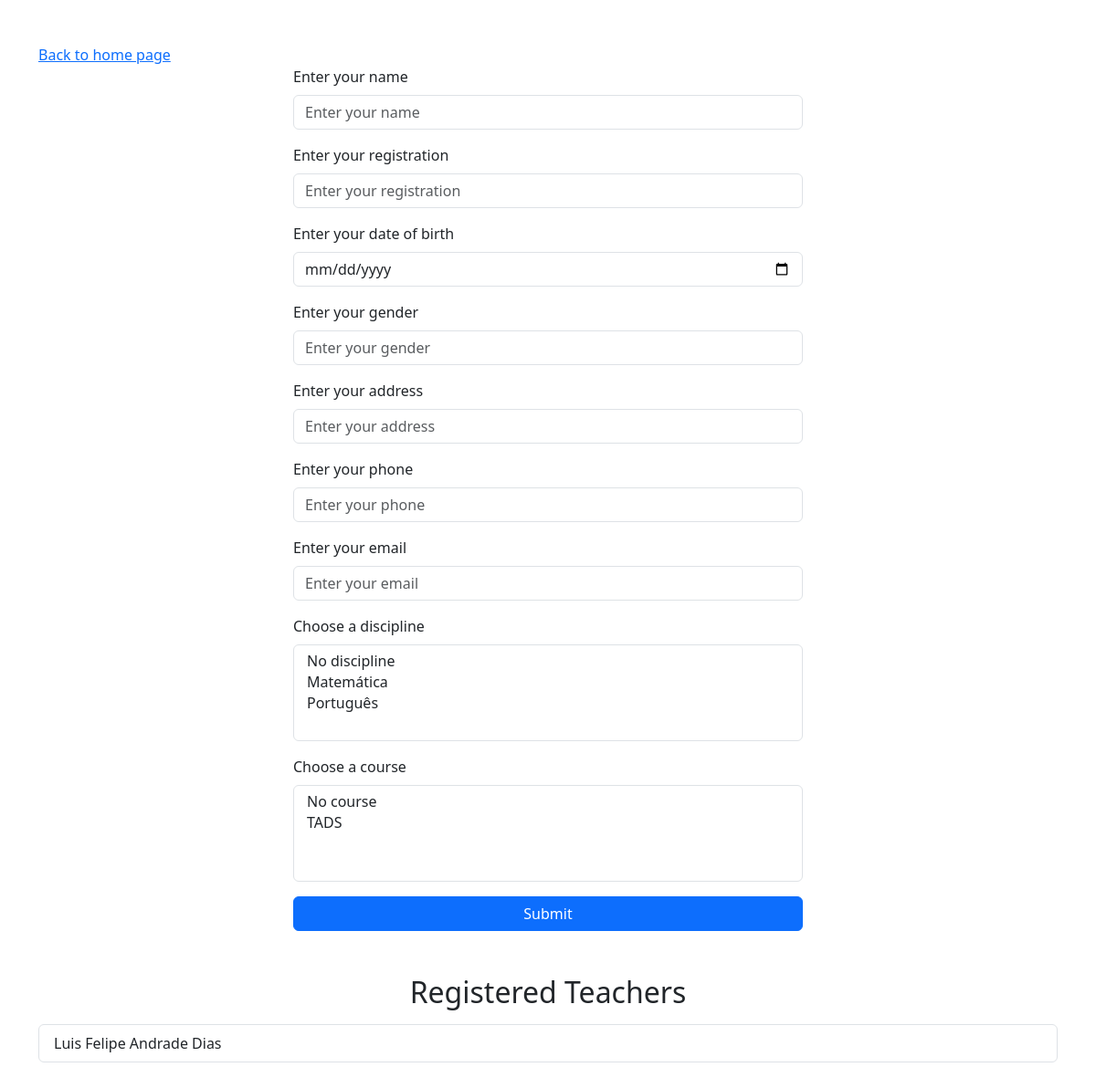
The app's page /teacher, older data.
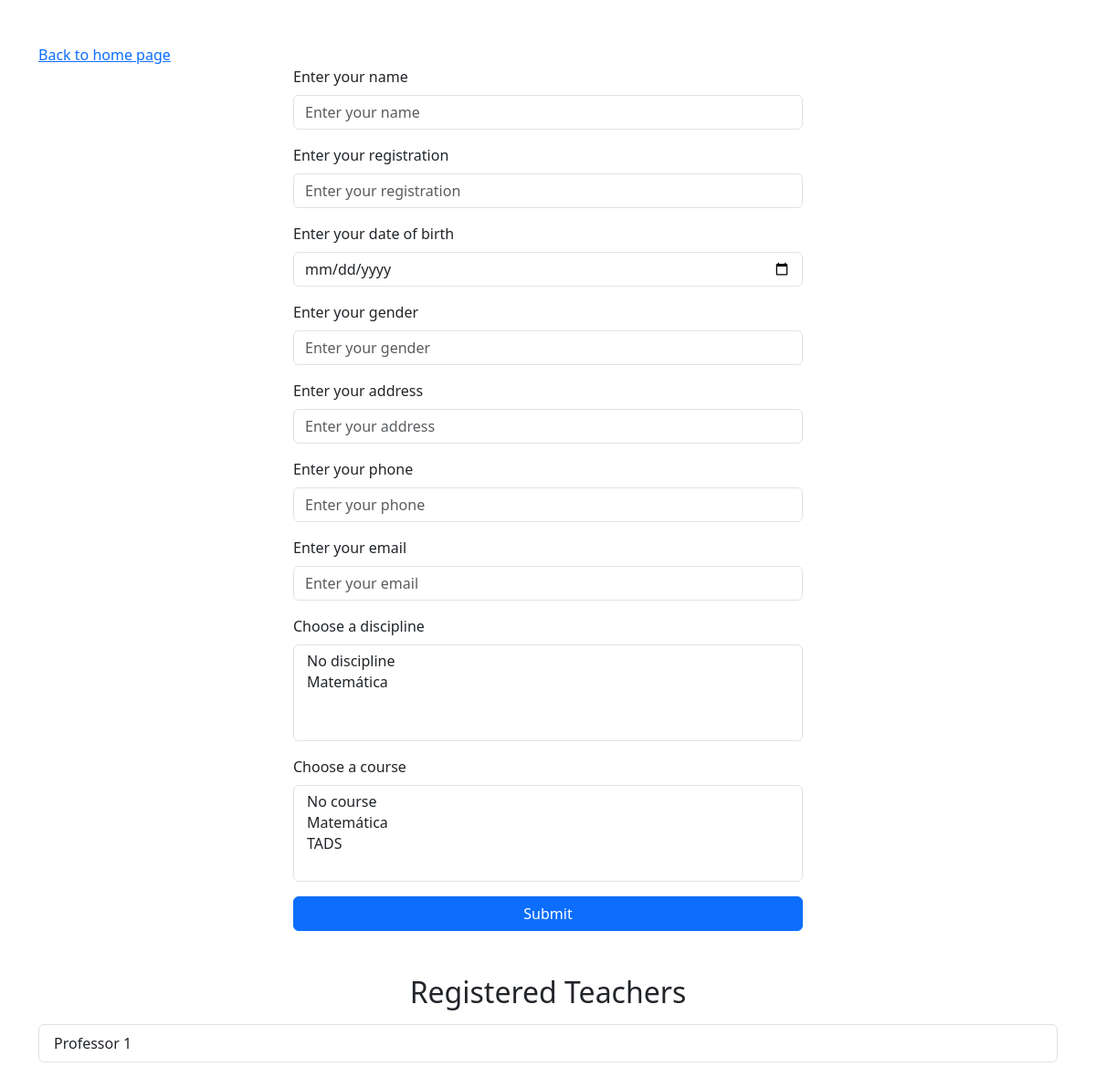
The same page, newer data.
### app/models.py (models this page shows)
class Teacher(db.Model):
  __tablename__ = 'teachers'
  id = db.Column(db.Integer, primary_key=True)
  name = db.Column(db.String(100), nullable=False)
  registration = db.Column(db.String(50), unique=True, nullable=False)
  date_of_birth = db.Column(db.String(20), nullable=False)
  gender = db.Column(db.String(10), nullable=False)
  address = db.Column(db.String(255), nullable=False)
  phone = db.Column(db.String(15), nullable=False)
  email = db.Column(db.String(120), unique=True, nullable=False)
  disciplines = db.relationship('Discipline', secondary='teacher_discipline', back_populates='teachers')
  courses = db.relationship('Course', secondary='teacher_course', back_populates='teachers')

### app/routes.py (the view, shortened to what this page needs)
@main.route('/teacher', methods=['GET', 'POST'])
def teacher():
  form = TeacherForm()
  teachers = Teacher.query.all()
  return render_template('teacher.html', form=form, teachers=teachers)

### app/forms.py
class TeacherForm(FlaskForm):
  name = StringField('Enter your name', validators=[DataRequired()])
  registration = StringField('Enter your registration', validators=[DataRequired()])
  dateOfBirth = DateField('Enter your date of birth', format='%Y-%m-%d', validators=[DataRequired()])
  gender = StringField('Enter your gender', validators=[DataRequired()])
  address = StringField('Enter your address', validators=[DataRequired()])
  phone = StringField('Enter your phone', validators=[DataRequired()])
  email = StringField('Enter your email', validators=[DataRequired()])
  discipline = SelectMultipleField('Choose a discipline', default=None, coerce=int)
  course = SelectMultipleField('Choose a course', default=None, coerce=int)
  submit = SubmitField('Submit')
  def __init__(self, *args, **kwargs):
    super(TeacherForm, self).__init__(*args, **kwargs)
    self.discipline.choices = [(discipline.id, discipline.name) for discipline in Discipline.query.all()]
    self.discipline.choices.insert(0, (0, 'No discipline'))
    self.course.choices = [(course.id, course.name) for course in Course.query.all()]
    self.course.choices.insert(0, (0, 'No course'))

### app/templates/teacher.html (shortened to what this page needs)
<!doctype html>
<html lang="en">
<head>
  <link href="https://cdn.jsdelivr.net/npm/bootstrap@5.3.3/dist/css/bootstrap.min.css" rel="stylesheet"
>
</head>
<body>
  <div class="container my-5">
    <a href="/">Back to home page</a>
    <form class="w-50 m-auto" method="POST" action="">
      <div class="mb-3">
        {{ form.name.label(class="form-label") }}
        {{ form.name(class="form-control", placeholder="Enter your name") }}
      </div>
      <div class="mb-3">
        {{ form.registration.label(class="form-label") }}
        {{ form.registration(class="form-control", placeholder="Enter your registration") }}
      </div>
      <div class="mb-3">
        {{ form.dateOfBirth.label(class="form-label") }}
        {{ form.dateOfBirth(class="form-control", type="date", placeholder="Enter your date of birth") }}
      </div>
      <div class="mb-3">
        {{ form.gender.label(class="form-label") }}
        {{ form.gender(class="form-control", placeholder="Enter your gender") }}
      </div>
      <div class="mb-3">
        {{ form.address.label(class="form-label") }}
        {{ form.address(class="form-control", placeholder="Enter your address") }}
      </div>
      <div class="mb-3">
        {{ form.phone.label(class="form-label") }}
        {{ form.phone(class="form-control", placeholder="Enter your phone") }}
      </div>
      <div class="mb-3">
        {{ form.email.label(class="form-label") }}
        {{ form.email(class="form-control", placeholder="Enter your email") }}
      </div>
      <div class="mb-3">
        {{ form.discipline.label(class="form-label") }}
        {{ form.discipline(class="form-select") }}
      </div>
      <div class="mb-3">
        {{ form.course.label(class="form-label") }}
        {{ form.course(class="form-select") }}
      </div>
      <div class="d-grid">
        {{ form.submit(class="btn btn-primary") }}
      </div>
    </form>
    <h2 class="mt-5 mb-3 text-center">Registered Teachers</h2>
    <ul class="list-group">
      {% for teacher in teachers %}
      <li class="list-group-item">{{ teacher.name }}</li>
      {% endfor %}
    </ul>
  </div>
</body>
</html>

Row changes from the older to the newer data that the page shows:
changed Teacher: name "Luis Felipe Andrade Dias" → "Professor 1"
Text that changed along with them:
form field discipline: "No discipline / Matemática / Português" → "No discipline / Matemática"
form field course: "No course / TADS" → "No course / Matemática / TADS"
